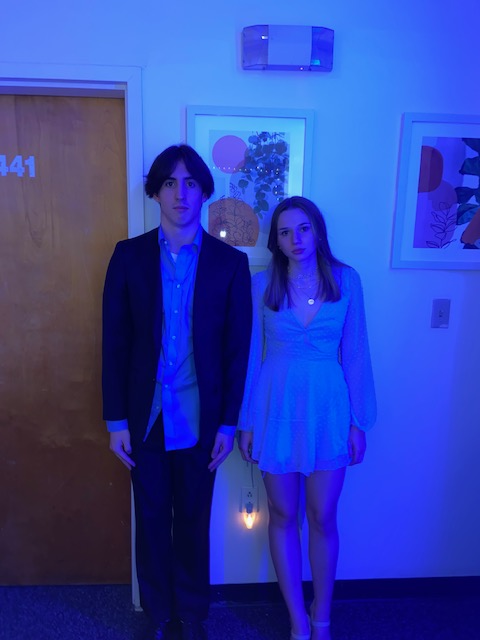
#> input picture CV_MPL_PracticeFiles/albumaday.jpg, 480 x 640 px, given in place of the camera
$ python Color_Detection.py
#> lines starting #> are read from the running program, lines starting #| are printed output that depends on the picture; after the words box and inside, x2 and y2 are one past the last pixel; in counts of white or black regions, pixels touching at a corner belong together
import numpy as np
import cv2
import math

cap = cv2.VideoCapture(1)

while True:
    ret, frame = cap.read()
#> frame is the input picture: shape (640, 480, 3); mean B, G, R 169.5, 65.7, 48.2
    if not ret:
        break

    #Get frame dimensions
    width = int(cap.get(3))
    height = int(cap.get(4))

    hsv = cv2.cvtColor(frame, cv2.COLOR_BGR2HSV)
#> hsv: shape (640, 480, 3); mean H, S, V 121.1, 182.8, 171

    #Define color range for blue in HSV
    lower_blue = np.array([70, 100, 100])
    upper_blue = np.array([100, 250,250 ])

    #Create a mask to isolate blue color
    mask = cv2.inRange(hsv, lower_blue, upper_blue)
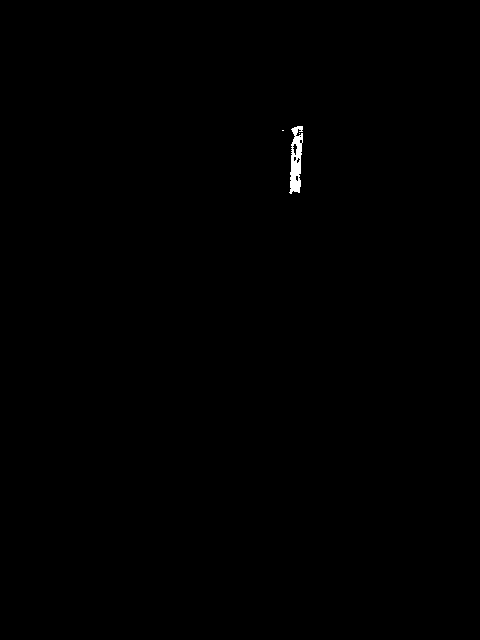
#> mask: shape (640, 480); 0.19% white; 3 white regions (2 under 20 px)

    #Apply mask to the frame
    result = cv2.bitwise_and(frame, frame, mask=mask)

    #Find contours in the mask
    contours, _ = cv2.findContours(mask, cv2.RETR_EXTERNAL, cv2.CHAIN_APPROX_SIMPLE)
#> contours = 3 contours, 2 with area under 20; largest, box (x1, y1, x2, y2) and area: (289, 126, 303, 194) 560

    centroids = []

    for contour in contours:
        #Calculate moments of the contour
        M = cv2.moments(contour)

        #Calculate the centroid of the contour
        if M['m00'] !=0:
            cX = int(M['m10']/M['m00'])
            cY = int(M['m01']/M['m00'])
            centroids.append((cX, cY))

            #Put centroid coordinates on the frame
            cv2.circle(result, (cX, cY), 7, (255, 0, 0), -1)

            # Extract the HSV value at the centroid
            hsv_value = hsv[cY, cX]
            h, s, v = hsv_value

            # Draw the HSV value on the frame
            text = f"HSV: ({h}, {s}, {v})"
            # cv2.putText(result, text, (cX + 10, cY - 10), cv2.FONT_HERSHEY_SIMPLEX, 0.5, (0, 255, 255), 2)

            if len(centroids) >= 2:
                # Compute the distance between the first two centroids
                (x1, y1) = centroids[0]
                (x2, y2) = centroids[1]
                distance = math.sqrt((x2 - x1) ** 2 + (y2 - y1) ** 2)

                # Draw the distance on the frame
                text_distance = f"Distance: {distance:.2f}"
                midpoint = ((x1 + x2) // 2, (y1 + y2) // 2)
                cv2.putText(result, text_distance, (midpoint[0] + 10, midpoint[1] - 10), cv2.FONT_HERSHEY_SIMPLEX, 0.5, (0, 255, 255), 2)

                # Draw a line between the two centroids
                cv2.line(result, (x1, y1), (x2, y2), (0, 255, 0), 2)
#> this loop made 3 passes
#> (cX, cY, h, s, v) on pass 3: (295, 160, 99, 137, 248)
#> contour on passes 1 to 2: [[299, 133]], [[282, 130], [283, 130]]
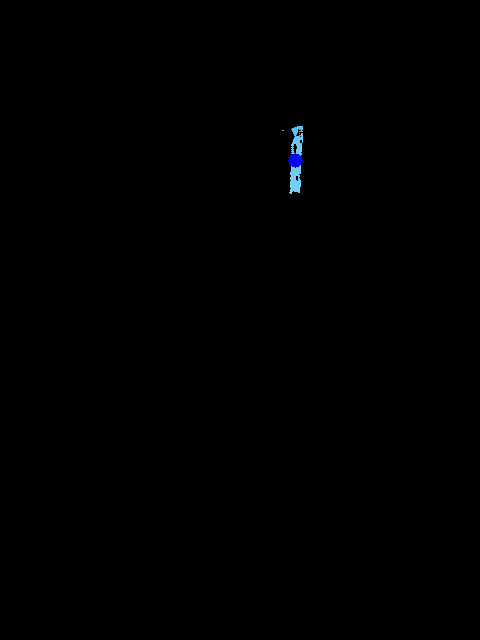
#> result: shape (640, 480, 3); mean B, G, R 0.5, 0.3, 0.2
#> after the loop, centroids = [(295, 160)]

    cv2.imshow('frame', result)

    if cv2.waitKey(1) == ord('q'):
#> (key q is pressed here)
        break

cap.release()
cv2.destroyAllWindows()
